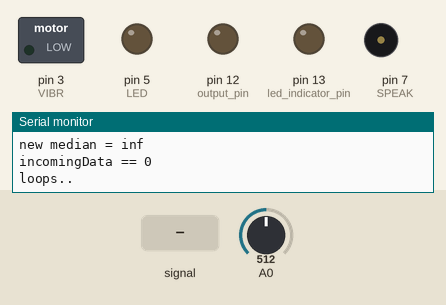
Recording of a sketch running on a simulated Arduino Uno, built with avr-gcc and run on an emulated ATmega328P. Parts: switched loads named in the sketch (green lamp = pin HIGH), output pins drawn as LEDs (lit = HIGH), buzzer (waves = sounding), the last lines printed to the serial monitor. The inputs (shaded band) are chosen by the test bench; at power-on: A0 = 512. Random numbers use the default seed unless the sketch sets one; pins used as bus, display or sensor lines are not drawn.

Above: at 1.2 s.
1.3 s: A0 fed a 200 Hz sine of ±460 counts around its level
At 1.67 s:
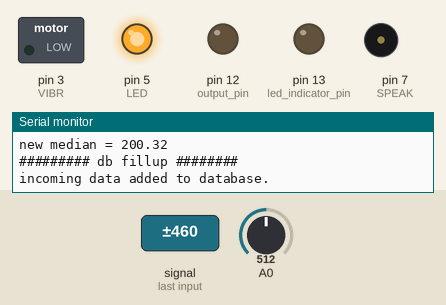
3.4 s: A0 set to 0
At 6.6 s:
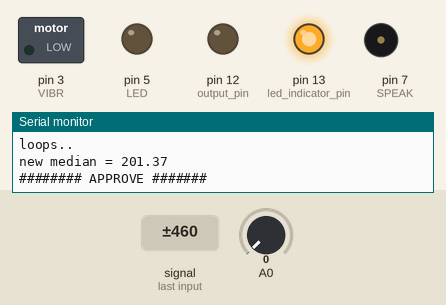
9.4 s: A0 set to 716
At 10.9 s:
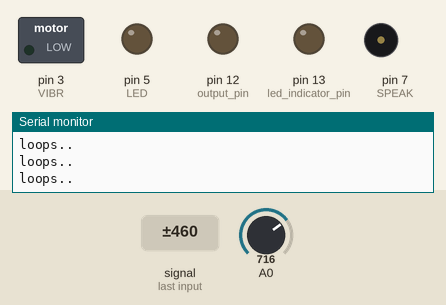
11.2 s: A0 fed a 1000 Hz sine of ±255 counts around its level
At 11.71 s:
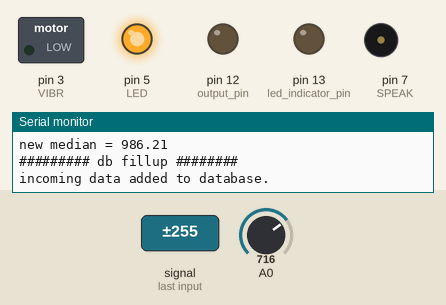
13.3 s: A0 set to 900
Timing chart, 0 to 15.8 s (numbered marks = the images above; inputs shaded):
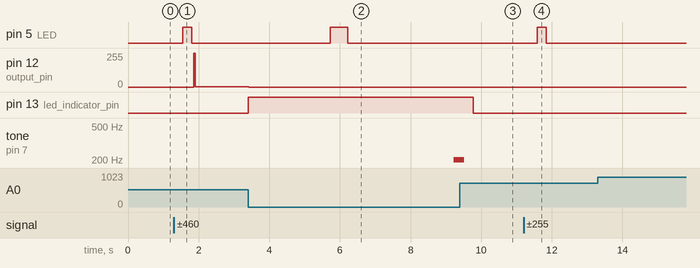

The sketch:

DAO_masterCode1.13B.ino
```cpp
/*OTHERING MACHINES v.1.13B. - COM4/Genuino)
   responsive behavior and dynamics of two communicating devices

   for the course 'Digital Artifactual Objections' held in the summer term 2017 at HfK Bremen
   by David Unland

  based on the Code by Amanda Ghassaei (see below)*/


//generalized wave freq detection with 38.5kHz sampling rate and interrupts
//by Amanda Ghassaei
//https://www.instructables.com/id/Arduino-Frequency-Detection/
//Sept 2012

/*
   This program is free software; you can redistribute it and/or modify
   it under the terms of the GNU General Public License as published by
   the Free Software Foundation; either version 3 of the License, or
   (at your option) any later version.
   INPUT = ANALOG PIN 0
   for sensitivity/realiability adjustments, alter slopeTol, timerTol, ampThreshold
   also, my mid-point is at 107 (ca. 2V), this needs to be double-checked.
*/

//OUTPUT PINS:
const int LED = 5;
const int VIBR = 3;
const int TRIGGER = 8;
const int SPEAK = 7;

//reaction and behavior
unsigned long now = 0; //for delay functions
int freqTol = 50;
int waitFactor = 100;

//database variables
const int dbLength = 10;
int db[dbLength];
int ab[dbLength];
boolean dataExists = false;
boolean dbFull = false;

//clipping indicator variables
boolean clipping = 0;

//data storage variables
byte newData = 0;
byte prevData = 0;
unsigned int time = 0;//keeps time and sends vales to store in timer[] occasionally
int timer[10];//sstorage for timing of events
int slope[10];//storage for slope of events
unsigned int totalTimer;//used to calculate period
unsigned int period;//storage for period of wave
byte index = 0;//current storage index
float frequency;//storage for frequency calculations
int maxSlope = 0;//used to calculate max slope as trigger point
int newSlope;//storage for incoming slope data

//smoothing data
const int medianLength = 9;
float median[medianLength];


//variables for decided whether you have a match
byte noMatch = 0;//counts how many non-matches you've received to reset variables if it's been too long
byte slopeTol = 100;//slope tolerance- higher for steep waves
int timerTol = 5;//timer tolerance- low for complicated waves/higher resolution

//variables for amp detection
unsigned int ampTimer = 0;
byte maxAmp = 0;
byte checkMaxAmp;
byte ampThreshold = 25;//raise if you have a very noisy signal
byte midpoint = 204;

void setup() {

  Serial.begin(9600);
  randomSeed(analogRead(0));

  pinMode(13, OUTPUT); //led indicator pin
  pinMode(12, OUTPUT); //output pin
  pinMode(SPEAK, OUTPUT); //speaker tone out
  pinMode(TRIGGER, OUTPUT); //speaker transistor trigger
  pinMode(LED, OUTPUT); //for LED --> positive reaction
  pinMode(VIBR, OUTPUT); //for vibrationmotor --> negative reaction

  boolean initEntryExist = true;
  float rndm;
  Serial.print("waiting factor = ");
  Serial.println(waitFactor);
  //fill and print database
  Serial.println("filling database... ");
  for (int i = 0; i < dbLength / 2; i++) {
numgenerator: while (initEntryExist) {
      //generate new random entry dividable by 20
      rndm = random(100, 2500);
      while (int(rndm) % 20 != 0) {
        rndm++;
      }
      //check existance
      for (int i = 0; i < dbLength; i++) {
        if (db[i] == rndm) {
          goto numgenerator;
        }
      } break;
    }

    //add to db
    db[i] = rndm;
    ab[i] += 2;
    Serial.print(db[i]);
    Serial.print(" | ");
  }


  cli();//diable interrupts

  //set up continuous sampling of analog pin 0 at 38.5kHz

  //clear ADCSRA and ADCSRB registers
  ADCSRA = 0;
  ADCSRB = 0;

  ADMUX |= (1 << REFS0); //set reference voltage
  ADMUX |= (1 << ADLAR); //left align the ADC value- so we can read highest 8 bits from ADCH register only

  ADCSRA |= (1 << ADPS2) | (1 << ADPS0); //set ADC clock with 32 prescaler- 16mHz/32=500kHz
  ADCSRA |= (1 << ADATE); //enabble auto trigger
  ADCSRA |= (1 << ADIE); //enable interrupts when measurement complete
  ADCSRA |= (1 << ADEN); //enable ADC
  ADCSRA |= (1 << ADSC); //start ADC measurements

  sei();//enable interrupts
}

ISR(ADC_vect) {//when new ADC value ready

  PORTB &= B11101111;//set pin 12 low
  prevData = newData;//store previous value
  newData = ADCH;//get value from A0
  if (prevData < midpoint && newData >= midpoint) { //if increasing and crossing midpoint
    newSlope = newData - prevData;//calculate slope
    if (abs(newSlope - maxSlope) < slopeTol) { //if slopes are ==
      //record new data and reset time
      slope[index] = newSlope;
      timer[index] = time;
      time = 0;
      if (index == 0) { //new max slope just reset
        PORTB |= B00010000;//set pin 12 high
        noMatch = 0;
        index++;//increment index
      }
      else if (abs(timer[0] - timer[index]) < timerTol && abs(slope[0] - newSlope) < slopeTol) { //if timer duration and slopes match
        //sum timer values
        totalTimer = 0;
        for (byte i = 0; i < index; i++) {
          totalTimer += timer[i];
        }
        period = totalTimer;//set period
        //reset new zero index values to compare with
        timer[0] = timer[index];
        slope[0] = slope[index];
        index = 1;//set index to 1
        PORTB |= B00010000;//set pin 12 high
        noMatch = 0;
      }
      else { //crossing midpoint but not match
        index++;//increment index
        if (index > 9) {
          reset();
        }
      }
    }
    else if (newSlope > maxSlope) { //if new slope is much larger than max slope
      maxSlope = newSlope;
      time = 0;//reset clock
      noMatch = 0;
      index = 0;//reset index
    }
    else { //slope not steep enough
      noMatch++;//increment no match counter
      if (noMatch > 9) {
        reset();
      }
    }
  }

  if (newData == 0 || newData == 1023) { //if clipping
    PORTB |= B00100000;//set pin 13 high- turn on clipping indicator led
    clipping = 1;//currently clipping
  }

  time++;//increment timer at rate of 38.5kHz

  //printing frequency only of signal loud enough
  ampTimer++;//increment amplitude timer
  if (abs(midpoint - ADCH) > maxAmp) {
    maxAmp = abs(midpoint - ADCH);
  }
  if (ampTimer == 1000) {
    ampTimer = 0;
    checkMaxAmp = maxAmp;
    maxAmp = 0;
  }

}

void reset() { //clea out some variables
  index = 0;//reset index
  noMatch = 0;//reset match couner
  maxSlope = 0;//reset slope
}


void checkClipping() { //manage clipping indicator LED
  if (clipping) { //if currently clipping
    PORTB &= B11011111;//turn off clipping indicator led
    clipping = 0;
  }
}

void sortFloat(float a[], int size) {
  for (int i = 0; i < (size - 1); i++) {
    for (int o = 0; o < (size - (i + 1)); o++) {
      if (a[o] > a[o + 1]) {
        float t = a[o];
        a[o] = a[o + 1];
        a[o + 1] = t;
      }
    }
  }
}

void printDatabase() {
  for (int i = 0; i < dbLength; i++) {
    Serial.print(db[i]);
    Serial.print(" | ");
  }
  Serial.println();
  for (int i = 0; i < dbLength; i++) {
    Serial.print(ab[i]);
    Serial.print(" | ");
  }
  Serial.println();
}

void sortDatabase(int a[], int size) {
  Serial.println("sorting database...");
  for (int i = 0; i < (size - 1); i++) {
    for (int o = 0; o < (size - (i + 1)); o++) {
      if (a[o] > a[o + 1]) {
        float t = a[o];
        float b = ab[o]; //abundancy array
        a[o] = a[o + 1];
        ab[o] = ab[o + 1];
        a[o + 1] = t;
        ab[o + 1] = b;
      }
    }
  }
  printDatabase();
}


void positiveReaction(int playTone) {
  //light LED, then emit same as heard
  Serial.println("######## APPROVE #######");
  now = millis();
  while (millis() < now + 500) {
    //do nothing / light LED
    digitalWrite(LED, HIGH);
  }
  digitalWrite(LED, LOW);
  now = millis();
  while (millis() < now + 30 * waitFactor) {
    //wait 3s before response
  }
  digitalWrite(TRIGGER, HIGH);
  tone(SPEAK, playTone, 300);
  now = millis();
  while (millis() < now + 500) {
    //wait until tone is over
  }
  digitalWrite(TRIGGER, LOW);


}

void negativeReaction(int playTone, unsigned long wait) {
  Serial.println("######## REJECT ########");
  //vibrate, then emit another (closest) sound
  now = millis();
  while (millis() < now + 1000) {
    //vibrate for 1s
    digitalWrite(VIBR, HIGH);
  }
  digitalWrite(VIBR, LOW);
  now = millis();
  while (millis() < now + wait) {
    //wait.
  }
  digitalWrite(TRIGGER, HIGH);
  tone(SPEAK, playTone, 300);
  now = millis();
  while (millis() < now + 500) {
    //wait 500ms until tone is over
  }
  digitalWrite(TRIGGER, LOW);
}

void checkIncomingData(int incomingData) {
  if (incomingData != 0) {

    //data (incomingData within acceptable tolerance): increase abundancy
    for (int i = 0; i < dbLength; i++) {
      if (abs(incomingData - db[i]) < freqTol) {
        ab[i]++;
        dataExists = true;
        positiveReaction(incomingData);
        break;
      }
    }

    //data does not exist:
    if (!dataExists) {
      if (!dbFull) {
        Serial.println("######### db fillup ########");
        for (int i = 0; i < dbLength; i++) {
          if (db[i] == 0) {
            Serial.println("incoming data added to database.");
            db[i] = incomingData;
            ab[i]++;
            now = millis();
            while (millis() < now + 250) {
              digitalWrite(LED, HIGH);
            }
            digitalWrite(LED, LOW);
            while (millis() < now + 3750) {
              //do nothiing
            }
            break;
          }
          if (i == dbLength - 1) {
            Serial.println("----------------end of database reached.----------------");
            dbFull = true;
          }
        }
      }

      //full database: lower abundancy of lowest, overwrite if zero
      if (dbFull) {
        int lowest = ab[0];
        int index = 0;
        for (int i = 0; i < dbLength; i++) {
          if (ab[i] < lowest) {
            lowest = ab[i];
            index = i;
          }
        }
        //lower abundancy
        ab[index]--;
        //if abundancy = 0, add data
        if (ab[index] == 0) {
          Serial.print(db[index]);
          Serial.print(" dropped, ");
          Serial.print(incomingData);
          Serial.println(" added");

          db[index] = incomingData;
          ab[index] = 1;

          //pick closest entry from db and respond
          sortDatabase(db, dbLength);
          unsigned long wait = 0;
          int closest = 0;
          if (index == 0) {
            //entry at start: wait dist
            wait = abs(db[index + 1] - db[index]) * waitFactor;
            closest = db[index + 1];
            Serial.print("entry at 0, wait = ");
            Serial.println(wait);
          } else if (index == dbLength - 1) {
            wait = abs(db[index] - db[index - 1]) * waitFactor;
            closest = db[dbLength - 2];
            Serial.print("entry at end, wait = ");
            Serial.println(wait);
            //entry at end: wait dist
          } else {
            //middle: calc diff, wait dist
            if (db[index] - db[index - 1] < db[index + 1] - db[index]) {
              wait = abs(db[index] - db[index - 1]) * waitFactor;
              closest = db[index - 1];
              Serial.print(db[index]);
              Serial.print(" - ");
              Serial.print(db[index - 1]);
              Serial.print(" < ");
              Serial.print(db[index + 1]);
              Serial.print(" - ");
              Serial.print(db[index]);
              Serial.print(", difference/wait = ");
              Serial.println(wait);
            } else {
              wait = abs(db[index + 1] - db[index]) * waitFactor;
              closest = db[index + 1];
              Serial.print(db[index]);
              Serial.print(" - ");
              Serial.print(db[index - 1]);
              Serial.print(" > ");
              Serial.print(db[index + 1]);
              Serial.print(" - ");
              Serial.print(db[index]);
              Serial.print(", difference/wait = ");
              Serial.println(wait);
            }
          }
          Serial.print("closest sound = ");
          Serial.println(closest);
          negativeReaction(closest, wait);
        }
      }
    }

    printDatabase();
  } else {
    Serial.println("incomingData == 0");
  }
}

void loop() {

  Serial.println("loops..");
  checkClipping();

  //digitalWrite(TRIGGER, LOW);


  if (checkMaxAmp > ampThreshold) {
    for (int i = 0; i < medianLength; i++) {
      frequency = 38462 / float(period); //calculate frequency timer rate/period
      median[i] = frequency;
      now = millis();
      while (millis() < now + 40) {
        //delay(40);
      }
      sortFloat(median, medianLength);
    }

    Serial.println();
    Serial.print("new median = ");
    Serial.println(median[4]);
    dataExists = false;
    checkIncomingData(median[4]);
    checkMaxAmp = 0;
    for (int i = 0; i < medianLength; i++) {
      median[i] = 0;
    }
  }

}
```

Measured:
- after the input at 1.3 s, pin 5 (LED): LOW → HIGH after 0.25 s, → LOW 0.25 s later; pin 12 (output_pin): 0/255 → 1/255 after 0.56 s
- after the input at 3.4 s, pin 13 (led_indicator_pin): LOW → HIGH at once
- after the input at 9.4 s, pin 13 (led_indicator_pin): HIGH → LOW after 0.37 s
- after the input at 11.2 s, pin 5 (LED): LOW → HIGH after 0.39 s, → LOW 0.25 s later
